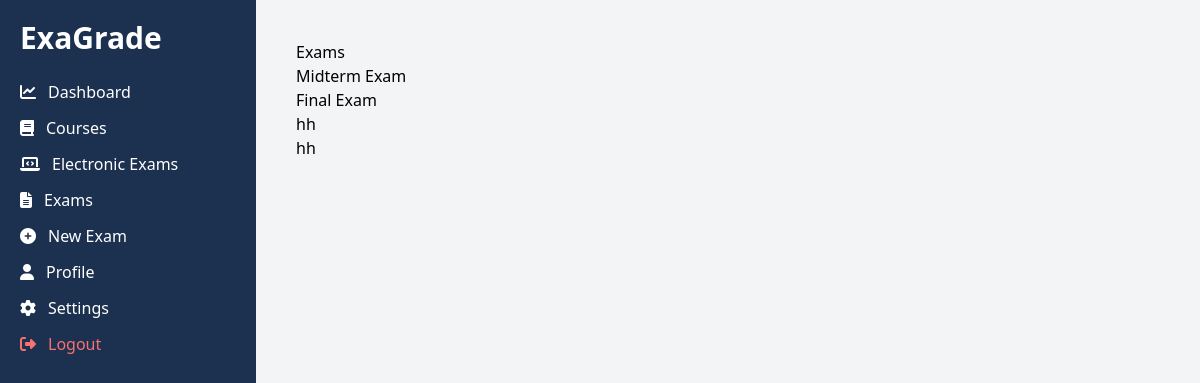
The page /exams/ (signed in) on the database its author committed.
### exams/models.py (models this page shows, shortened)
class Exam(models.Model):
    STATUS_CHOICES = [
        ("done", "Done"),
        ("progress", "Progress"),
        ("pending", "Pending"),
        ("requires_attention", "Requires Attention"),
    ]
    name = models.CharField(max_length=255)
    course = models.ForeignKey("courses.Course", on_delete=models.CASCADE, related_name="exams")
    created_at = models.DateTimeField(auto_now_add=True)
    status = models.CharField(max_length=20, choices=STATUS_CHOICES, default="pending")
    instructor = models.ForeignKey(CustomUser, on_delete=models.CASCADE, related_name="exams")
    solution_module = models.FileField(upload_to="exams/solution_modules/", blank=True, null=True)
    student_paper = models.FileField(upload_to="exams/student_papers/", blank=True, null=True)
    pdf_file = models.FileField(upload_to="exams/pdfs/", blank=True, null=True)

### exams/views.py (the view)
# urls.py: path("", exam_list_view, name="list"),
@login_required
def exam_list_view(request):
    if request.user.is_instructor:
        exams = Exam.objects.filter(course__in=request.user.courses.all())
    else:
        exams = Exam.objects.filter(course__in=request.user.enrolled_courses.all())
    return render(request, "exams/exam_list.html", {"exams": exams})

### templates/exams/exam_list.html
{% extends "base.html" %}
{% block content %}
<h1>Exams</h1>
<ul>
    {% for exam in exams %}
        <li>
            <a href="{% url 'exams:detail' exam.id %}">{{ exam.name }}</a>
        </li>
    {% empty %}
        <p>No exams available.</p>
    {% endfor %}
</ul>
{% endblock %}

### rows shown on the page
Exam: name "Midterm Exam"
Exam: name "Final Exam"
Exam: name "hh"
Exam: name "hh"
